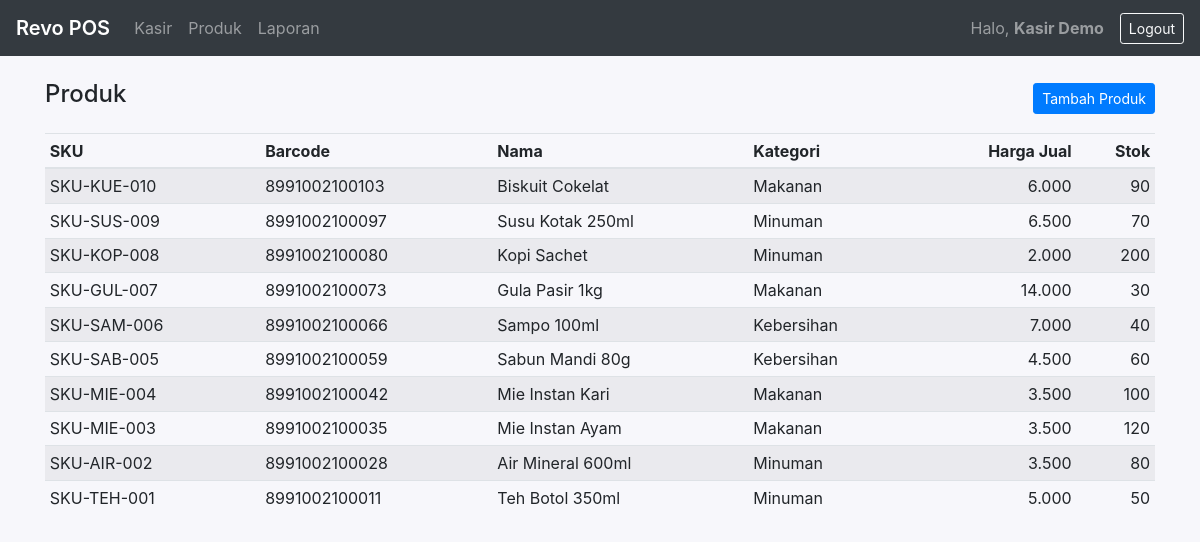
The page /products.php (signed in) on the database its author committed.
### tables this page shows
CREATE TABLE `products` (
  `id` INT UNSIGNED NOT NULL AUTO_INCREMENT,
  `sku` VARCHAR(64) NOT NULL,
  `barcode` VARCHAR(64) NOT NULL,
  `name` VARCHAR(150) NOT NULL,
  `category_id` INT UNSIGNED NULL,
  `cost_price` DECIMAL(12,2) NOT NULL DEFAULT 0.00,
  `sell_price` DECIMAL(12,2) NOT NULL DEFAULT 0.00,
  `stock` INT NOT NULL DEFAULT 0,
  `unit` VARCHAR(20) NOT NULL DEFAULT 'pcs',
  `is_active` TINYINT(1) NOT NULL DEFAULT 1,
  `created_at` TIMESTAMP NOT NULL DEFAULT CURRENT_TIMESTAMP,
  `updated_at` TIMESTAMP NULL DEFAULT NULL ON UPDATE CURRENT_TIMESTAMP,
  PRIMARY KEY (`id`),
  UNIQUE KEY `uk_products_sku` (`sku`),
  UNIQUE KEY `uk_products_barcode` (`barcode`),
  KEY `idx_products_name` (`name`),
  KEY `idx_products_category` (`category_id`),
  CONSTRAINT `fk_products_category` FOREIGN KEY (`category_id`) REFERENCES `categories`(`id`) ON DELETE SET NULL ON UPDATE CASCADE
);

CREATE TABLE `categories` (
  `id` INT UNSIGNED NOT NULL AUTO_INCREMENT,
  `name` VARCHAR(100) NOT NULL,
  `parent_id` INT UNSIGNED NULL,
  PRIMARY KEY (`id`),
  KEY `idx_categories_parent` (`parent_id`),
  CONSTRAINT `fk_categories_parent` FOREIGN KEY (`parent_id`) REFERENCES `categories`(`id`) ON DELETE SET NULL ON UPDATE CASCADE
);

### app/db.php (called while the page is built)
<?php
function db() {
  static $pdo;
  if ($pdo) return $pdo;
  $conf = require __DIR__ . '/../config/config.php';
  $dsn = "mysql:host={$conf['db']['host']};dbname={$conf['db']['name']};charset={$conf['db']['charset']}";
  $opt = [
    PDO::ATTR_ERRMODE => PDO::ERRMODE_EXCEPTION,
    PDO::ATTR_DEFAULT_FETCH_MODE => PDO::FETCH_ASSOC,
  ];
  $pdo = new PDO($dsn, $conf['db']['user'], $conf['db']['pass'], $opt);
  return $pdo;
}

### public/products.php (the view, shortened to what this page needs)
<?php
require_once __DIR__ . '/../app/db.php';
include __DIR__ . '/../views/partials/header.php';
include __DIR__ . '/../views/partials/navbar.php';
$page = max(1, (int)($_GET['page'] ?? 1));
$per  = 20;
$off  = ($page - 1) * $per;
$stmt = db()->prepare("SELECT p.*, c.name as category FROM products p LEFT JOIN categories c ON c.id = p.category_id ORDER BY p.id DESC LIMIT :off,:per");
$stmt->bindValue(':off', $off, PDO::PARAM_INT);
$stmt->bindValue(':per', $per, PDO::PARAM_INT);
$stmt->execute();
$rows = $stmt->fetchAll();
?>
<div class="container mt-4">
  <div class="d-flex justify-content-between align-items-center mb-3">
    <h4>Produk</h4>
    <a href="/product_new.php" class="btn btn-sm btn-primary">Tambah Produk</a>
  </div>
  <div class="table-responsive">
    <table class="table table-sm table-striped">
      <thead><tr><th>SKU</th><th>Barcode</th><th>Nama</th><th>Kategori</th><th class="text-right">Harga Jual</th><th class="text-right">Stok</th></tr></thead>
      <tbody>
        <?php foreach ($rows as $r): ?>
        <tr>
          <td><?=htmlspecialchars($r['sku'])?></td>
          <td><?=htmlspecialchars($r['barcode'])?></td>
          <td><?=htmlspecialchars($r['name'])?></td>
          <td><?=htmlspecialchars($r['category'] ?? '-')?></td>
          <td class="text-right"><?=number_format($r['sell_price'],0,',','.')?></td>
          <td class="text-right"><?=intval($r['stock'])?></td>
        </tr>
        <?php endforeach; ?>
      </tbody>
    </table>
  </div>
</div>
<?php include __DIR__ . '/../views/partials/footer.php'; ?>

### public/assets/css/style.css (style rules this page uses)
body { background: #f7f7fb; }
.table td, .table th { vertical-align: middle; }

### rows shown on the page
products: sku "SKU-KUE-010", barcode "8991002100103", name "Biskuit Cokelat", category.name "Makanan", sell_price "6.000", stock "90"
products: sku "SKU-SUS-009", barcode "8991002100097", name "Susu Kotak 250ml", category.name "Minuman", sell_price "6.500", stock "70"
products: sku "SKU-KOP-008", barcode "8991002100080", name "Kopi Sachet", category.name "Minuman", sell_price "2.000", stock "200"
products: sku "SKU-GUL-007", barcode "8991002100073", name "Gula Pasir 1kg", category.name "Makanan", sell_price "14.000", stock "30"
products: sku "SKU-SAM-006", barcode "8991002100066", name "Sampo 100ml", category.name "Kebersihan", sell_price "7.000", stock "40"
products: sku "SKU-SAB-005", barcode "8991002100059", name "Sabun Mandi 80g", category.name "Kebersihan", sell_price "4.500", stock "60"
products: sku "SKU-MIE-004", barcode "8991002100042", name "Mie Instan Kari", category.name "Makanan", sell_price "3.500", stock "100"
products: sku "SKU-MIE-003", barcode "8991002100035", name "Mie Instan Ayam", category.name "Makanan", sell_price "3.500", stock "120"
products: sku "SKU-AIR-002", barcode "8991002100028", name "Air Mineral 600ml", category.name "Minuman", sell_price "3.500", stock "80"
products: sku "SKU-TEH-001", barcode "8991002100011", name "Teh Botol 350ml", category.name "Minuman", sell_price "5.000", stock "50"

### other values the page prints
$_SESSION['user']['name'] "Kasir Demo"
